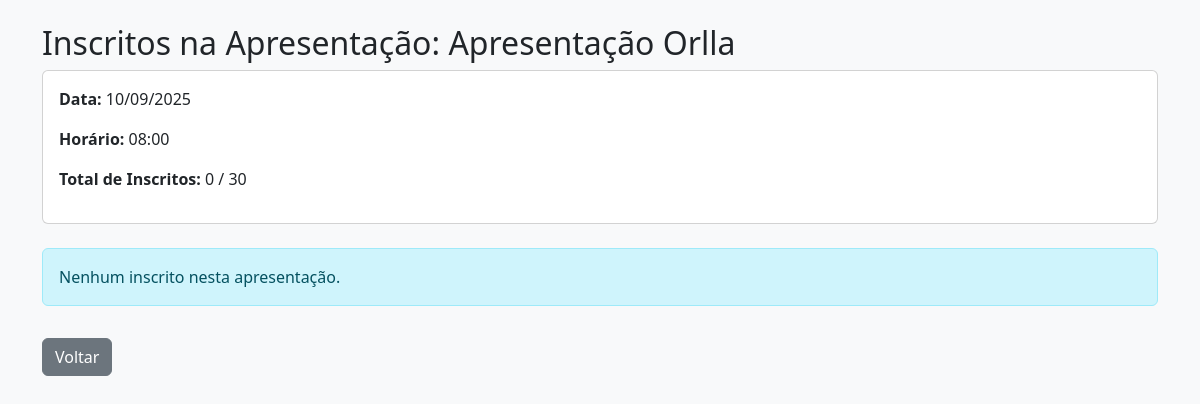
The app's page /admin/apresentacoes/1/inscritos (signed in) with its own data.
### app/models/atividade.py (models this page shows)
class Apresentacao(db.Model):
    __tablename__ = 'apresentacao'
    id = db.Column(db.Integer, primary_key=True)
    nome = db.Column(db.String(100), nullable=False)
    descricao = db.Column(db.Text)
    data = db.Column(db.Date, nullable=False)
    horario = db.Column(db.Time, nullable=False)
    link_inscricao = db.Column(db.String(255), nullable=False)
    vagas_disponiveis = db.Column(db.Integer, nullable=False)
    status = db.Column(PgEnum(StatusEnum), nullable=False, default=StatusEnum.CONFIRMADA)

### app/routes/admin.py (the view)
@admin_bp.route('/apresentacoes/<int:apresentacao_id>/inscritos')
@login_required
@admin_required
def ver_inscritos_apresentacao(apresentacao_id):
    apresentacao = Apresentacao.query.get_or_404(apresentacao_id)
    participantes = apresentacao.participantes.all()
    return render_template('apresentacoes/inscritos.html', apresentacao=apresentacao, participantes=participantes)

### app/templates/apresentacoes/inscritos.html
{% extends 'base.html' %}
{% block content %}
<div class="container mt-4">
    <h2>Inscritos na Apresentação: {{ apresentacao.nome }}</h2>
    <div class="card mb-4">
        <div class="card-body">
            <p><strong>Data:</strong> {{ apresentacao.data.strftime('%d/%m/%Y') }}</p>
            <p><strong>Horário:</strong> {{ apresentacao.horario.strftime('%H:%M') }}</p>
            <p><strong>Total de Inscritos:</strong> {{ participantes|length }} / {{ apresentacao.vagas_disponiveis }}</p>
        </div>
    </div>
    {% if participantes %}
        <div class="table-responsive">
            <table class="table table-striped">
                <thead>
                    <tr>
                        <th>Nome</th>
                        <th>Email</th>
                        <th>CPF</th>
                        <th>Celular</th>
                    </tr>
                </thead>
                <tbody>
                    {% for participante in participantes %}
                    <tr>
                        <td>{{ participante.name }}</td>
                        <td>{{ participante.email }}</td>
                        <td>{{ participante.cpf }}</td>
                        <td>{{ participante.celular }}</td>
                    </tr>
                    {% endfor %}
                </tbody>
            </table>
        </div>
    {% else %}
        <div class="alert alert-info">Nenhum inscrito nesta apresentação.</div>
    {% endif %}
    <a href="{{ url_for('admin.list_apresentacoes') }}" class="btn btn-secondary mt-3">Voltar</a>
</div>
{% endblock %}

### app/templates/base.html (style rules this page uses)
body { padding-inline: 1rem; overflow-x: hidden; }
:root { --connect-blue: #005A8D; }
:root { --connect-blue: #005A8D; --connect-gray: #d9d9d9; }

### records on screen
Apresentacao: nome "Apresentação Orlla", data "10/09/2025", horario "08:00", vagas_disponiveis "30"

### other values on screen
{{ participantes|length }} "0"
